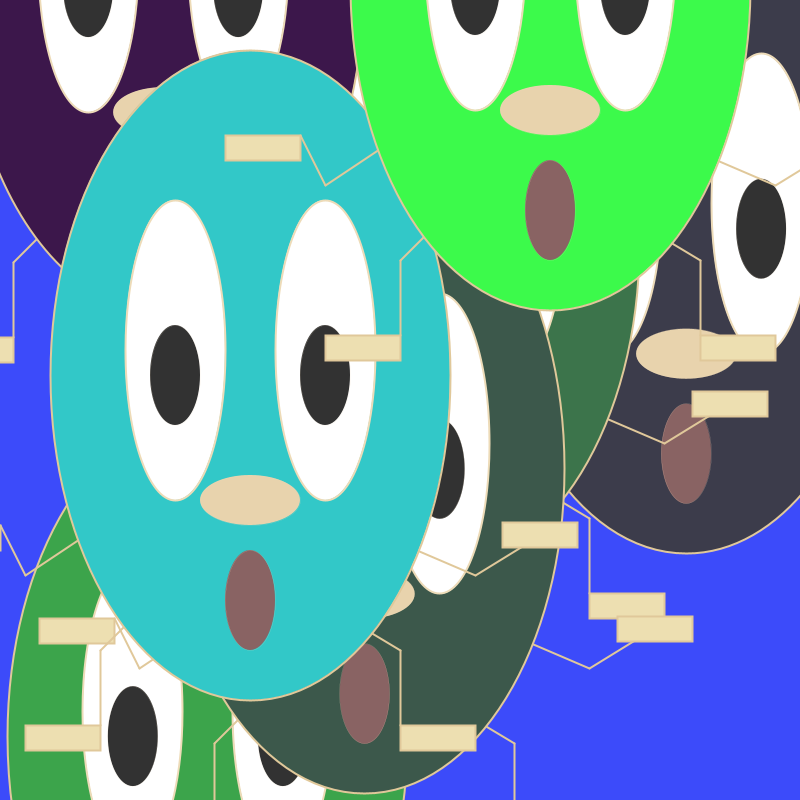
Frame 1 (no input)
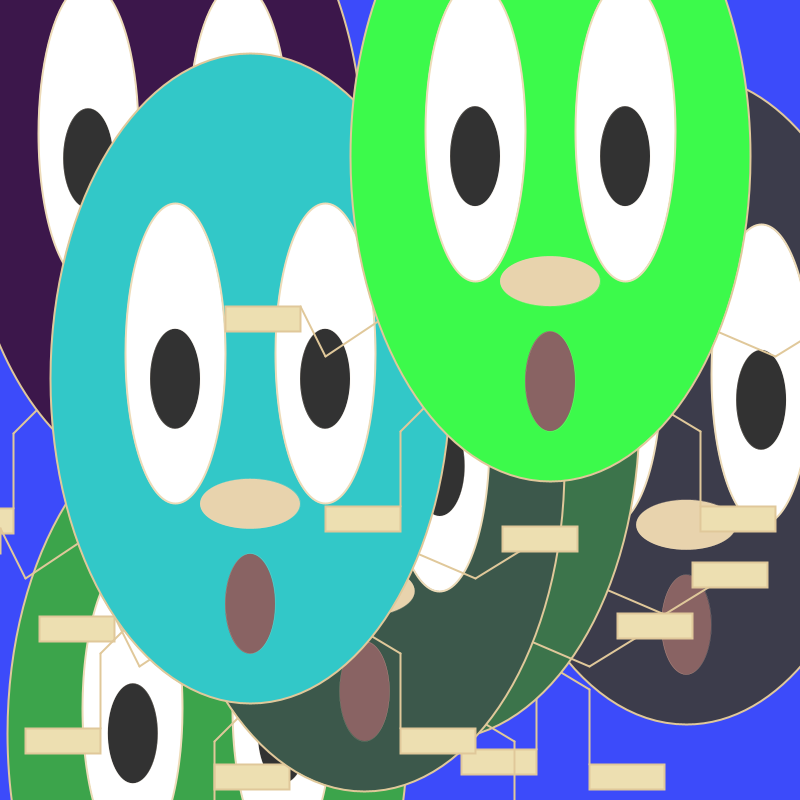
Frame 60 (the mouse pressed at the canvas centre just before this capture)
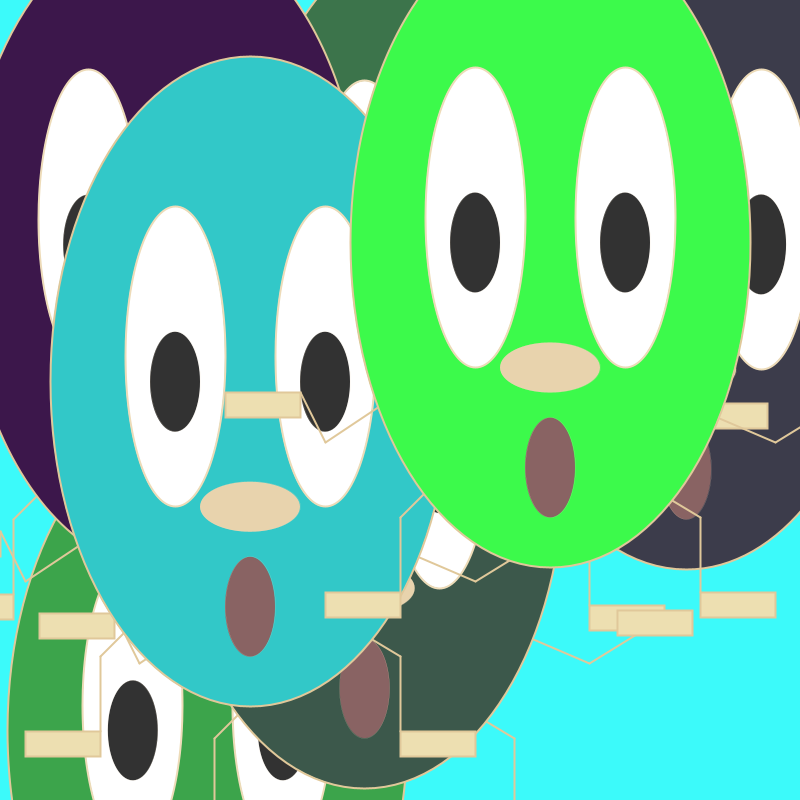
Frame 120 (the mouse held since frame 60 and released just before this capture)

The Processing sketch that drew these frames (run headless with seeded random() and noise(); from frame 60 on, the mouse is pressed at the canvas centre):

// Processing sketch: processing_73812
// ── processing_73812.pde

Eggboy john;
Eggboy billy;

//background colors  
int br1 = 60;  int bg1 = 75;  int bb1 = 250;  
float gravity = 0.1;
Eggboy[] eggboyZ = new Eggboy[5];


//----------------------------------------------------------------------------------------------
   void setup() 
//----------------------------------------------------------------------------------------------    
 
 { 
  
  
  
   
  size( 800,800);        // size of the window
    smooth();                // antialiasing
    
    john = new Eggboy(color(50,200,200),250,400,5);
    billy = new Eggboy(color(60,250,75),550,10,5);
    
    for (int i = 0; i < eggboyZ.length; i++){
         eggboyZ[i] = new Eggboy(color(60,random(255),75),random(800),random(800),5);
    }
   
    
  }  

//----------------------------------------------------------------------------------------------
   void draw() {  
//----------------------------------------------------------------------------------------------  
  if (keyPressed) {
     br1=br1-2;
     }  
     
   if(mouseX < width/3)  {
   background(br1,bg1,bb1);
   } else if (mouseX < 2*width/3) {
    background(br1,bb1,bb1);
   } else {
    background (br1,br1, bg1);
   }

for (int i = 0; i < eggboyZ.length; i++){
  
  eggboyZ[i].display();
  eggboyZ[i].move();
  eggboyZ[i].bounce();
}

john.display();
john.move();
john.bounce();
billy.display();
billy.bounce();
billy.move();
}

//----------------------------------------------------------------------------------------------
class Eggboy {
//----------------------------------------------------------------------------------------------
  
    float posY;
    float posX; 
    float localX;
    float localY;
    float yspeed;
    float speed;
    color c;   
    
     
    int r1 =  224;    int g1 =  200;    int b1 =  154;
    int r2 =  237;    int g2 =  223;    int b2 =  177;
    int r3 =  255;    int g3 =  234;    int b3 =  215;
    int r4 =  232;    int g4 =  219;    int b4 =  184;
    int r5 =  137;    int g5 =  211;    int b5 =  173;
                      int g6 =   99;    int b6 =   99;     
     
    // creature's right hand local origin, and right hand offsets
    int rHandX  = 290;
    int rHandY  = 135;
    int rHandTX = 0;
    int rHandTY = 0;
     
    //x+288 , y+135
     
    // to make mouse moves relative
    int relX = 685;
    int relY = 540;
     
Eggboy(color eggC, float posX , float posY, float tempYspeed) {
  
//  posX = localX;
//  posY = localY;
  localX = posX;
  localY = posY;
  yspeed = tempYspeed;
  speed = 0;
  c = eggC;
}  

//----------------------------------------------------------------------------------------------     
   void display( ) {
//----------------------------------------------------------------------------------------------

  rectMode(CORNERS);
  ellipseMode(CENTER);
  
//     if ( mousePressed  &&  ( mouseButton == LEFT ) ) {
//        localX = localX = mouseX;
//        localY = localY = mouseY;
//    }
//   
//     if ( mousePressed  &&  ( mouseButton == RIGHT ) ) {
//      rHandTX = relX - mouseX;
//      rHandTY = relY - mouseY;     
//    }
   
strokeWeight(2);
stroke(r1 , g1 , b1);  
    line( localX-150 , localY+125 , localX-225 , localY+175 );       //LEFT ARM
    line( localX-225 , localY+175 , localX-250 , localY+125 );
  
    line( localX+50  , localY+100 , localX+225 , localY+175 );       //RIGHT ARM
    line( localX+225 , localY+175 , localX+(rHandX-rHandTX) , localY+(rHandY-rHandTY));
  
    line( localX-75  , localY+175 , localX-150 , localY+250 );
    line( localX-150 , localY+250 , localX-150 , localY+325 );       //LEGS 

    line( localX+25  , localY+175 , localX+150 , localY+250 );       
    line( localX+150 , localY+250 , localX+150 , localY+325 );
stroke(r1 , g1 , b1);
strokeWeight(2);
fill(r2 , g2 , b2);
rectMode(CENTER);
    rect( localX+(rHandX-rHandTX) , localY+(rHandY-rHandTY) , 75 , 25 );       //RIGHT HAND
rectMode(CORNERS);
    rect( localX-325 , localY+125 , localX-250 , localY+150 );  //LEFT HANDDDDDDDDDD
    rect( localX+150 , localY+325 , localX+225 , localY+350);        //FEET
    rect( localX-225 , localY+325 , localX-150 , localY+350);
fill(c);
stroke(r1 , g1 , b1);
strokeWeight(2);
    ellipse( localX , localY-25 , 400 , 650);       //HEAD
fill(255);
stroke(r2 , g4 , b4);
strokeWeight(2);
      ellipse( localX-75 , localY-50 , 100 , 300);
      ellipse( localX+75 , localY-50 , 100 , 300);    //EYES BIG
fill(50);
strokeWeight(0);
      ellipse( localX+75 , localY-25 , 50 , 100);     //EYES SMALL
      ellipse( localX-75 , localY-25 , 50 , 100);
fill(r4 , g5 , b5);
      ellipse( localX , localY+100 , 100 , 50);       //NOSE
fill(r5 , g6 , b6);
      ellipse( localX , localY+200 , 50  , 100);      //MOUTH
    
   }
   
   
 void mouseReleased (){
          rHandX  = rHandX - rHandTX;
          rHandY  = rHandY - rHandTY;
          rHandTX = 0;
          rHandTY = 0;
        }

//void move(){
//  if (keyPressed){
//    if (key == 'f' || key == 'F'){
//  posY = posY + yspeed;
//    }if (posY>height){
//    posY=0;
//       }
//     }
//   }    
// 
// void bounce() {
//    // Add speed to location
//    posY = posY + speed; 
//
//    // Add gravity to speed
//    speed = speed + gravity; 
//
//    // If square reaches the bottom 
//    // Reverse speed 
//    if (posY > height-250) { 
//      speed = speed * -.95;  
//    } 
//  }
//    
//}

   
//   
//   
void move(){
  if (keyPressed){
    if (key == 'f' || key == 'F'){
  localY = localY + yspeed;
    }if (localY>height){
    localY=0;
       }
     }
   }    
 
 void bounce() {
    // Add speed to location
    localY = localY + speed; 

    // Add gravity to speed
    speed = speed + gravity; 

    // If square reaches the bottom 
    // Reverse speed 
    if (localY > height-350) { 
      speed = speed * -.95;  
    } 
  }
 

// drag the right hand around using the offsets??  
//      void mouseReleased { 
//      rHandX  = rHandX - rHandTX;
//      rHandY  = rHandY - rHandTY;
//      rHandTX = 0;
//      rHandTY = 0;
//     }
 

//##################################


//

//     
//    // mouseReleased() is called once every time a mouse button is pressed
//    //     set new right hand local origin, and clear offsets
}
